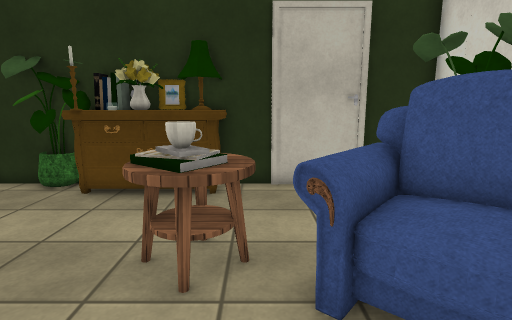
view 1 (above)

18 first-person views from a walk through a scene from a Unity 3-D project. The camera is 1.4 m above the floor, tilts 10° down and sees 80° across. The floor is counted in squares, 0.5 m on a side. Each view is taken from the middle of a square. On the plan, view 1 faces up. The plan holds only what a view shows up to about 20 squares ahead; the rest is blank. The player character is not drawn. Some surface patterns are stand-ins.

view 2
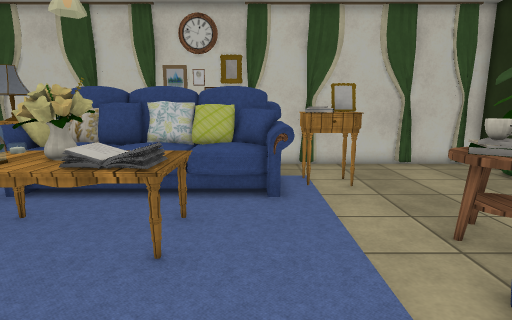

view 3
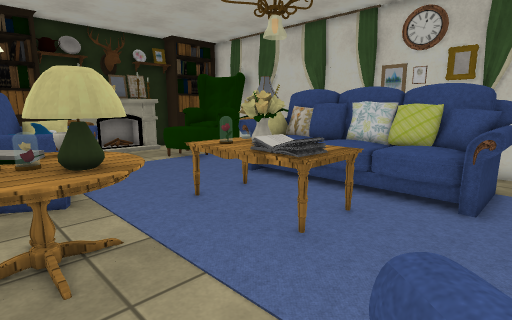

view 4
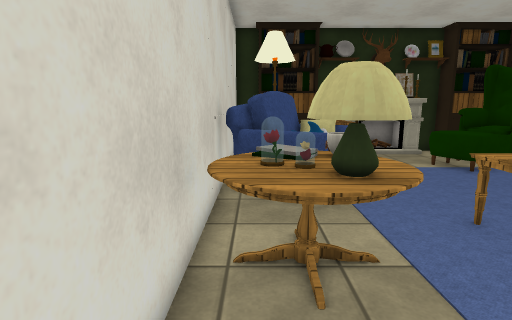

view 5
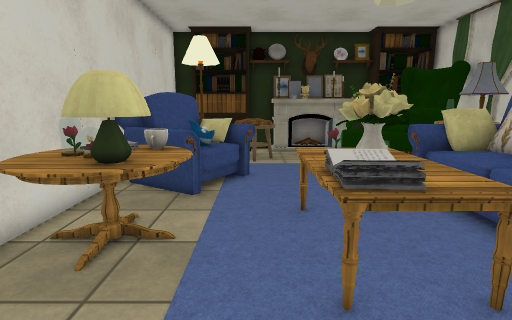

view 6
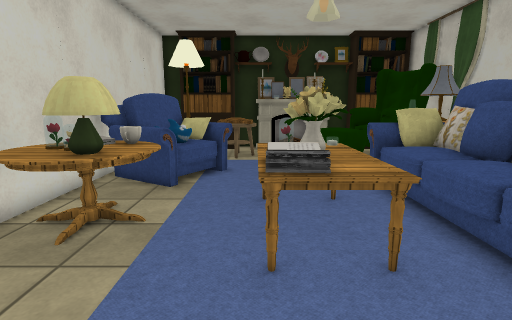

view 7
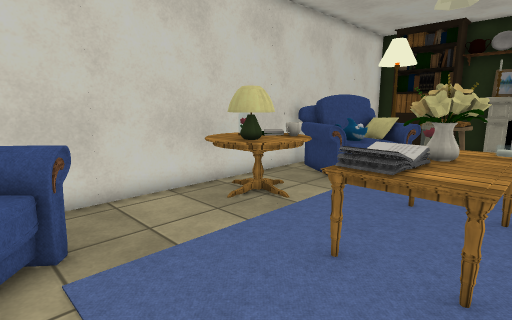

view 8
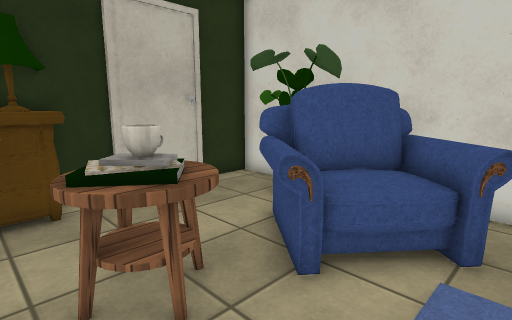

view 9
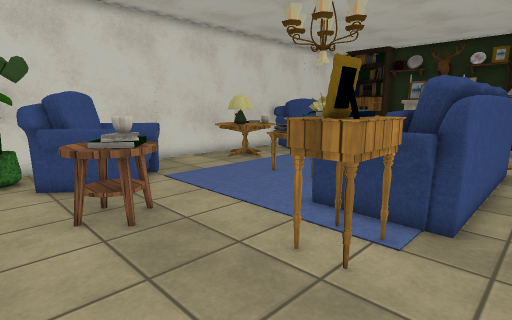

view 10
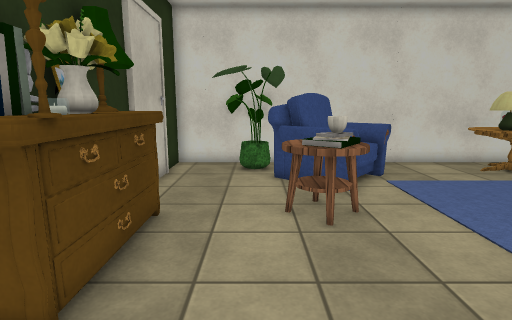

view 11
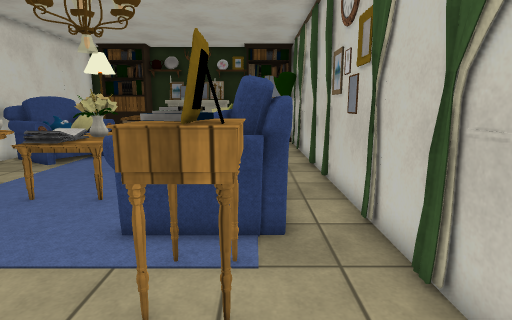

view 12
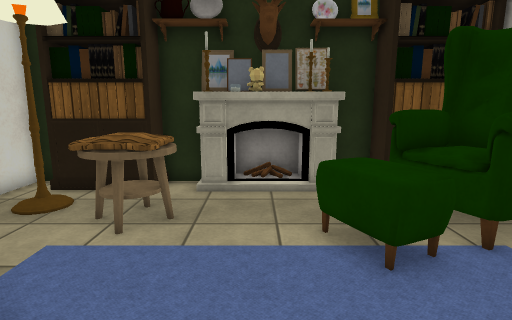

view 13
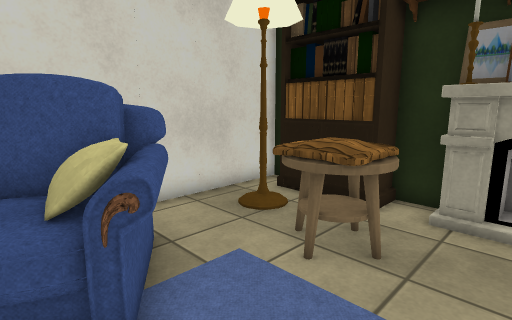

view 14
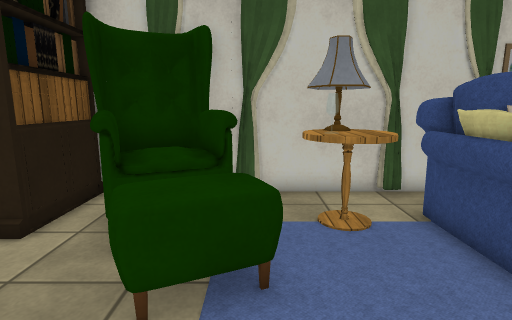

view 15
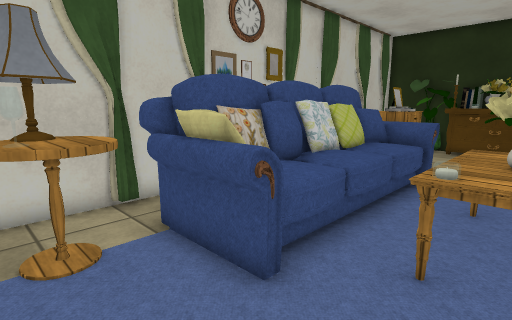

view 16
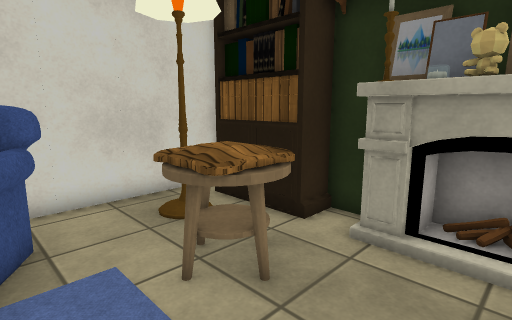

view 17
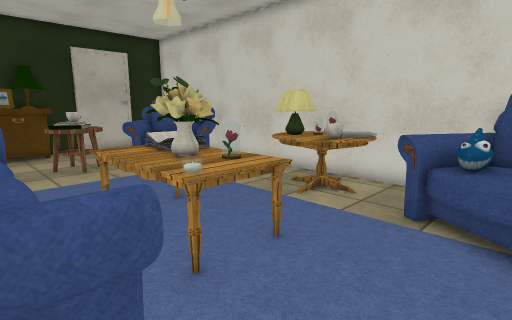

view 18
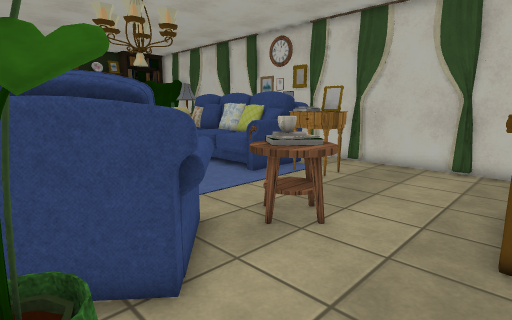

### Floor plan
Points are (right, up) in squares from view 1. A wall is a line through its corners. A room is listed if a view was taken in it or the views show most of it. See-through windows are left out.
Room 1 (views 1, 2, 3, 4, 5, 6, 7, 8, 9, 10, 11, 12, 13, 14, 15, 16, 17, 18)
walls: (-9.6, -7.2) (-9.9, -7.6) (-9.7, -8.1); (-9.6, -7.3) (-9.8, -7.6); (-9.8, -7.5) (-9.8, -14.9); (-9.8, 2.5) (-9.5, 2.3); (-9.6, 3) (-9.7, 2.6); (-9.7, 3) (-9.8, 2.6) (-9.6, 2.2); (-9.8, -11.9) (-9.6, -12.4); (-9.8, -12.2) (-9.5, -12.7); (-9.7, 7.2) (-9.8, 7) (-9.7, 6.7); (-9.5, 7.5) (-9.7, 7.3); (-9.8, 7.3) (-9.8, -7.7); (-9.6, 7.7) (-9.8, 7.4) (-9.7, 7.3); (0.6, 10.9) (-1.6, 10.9); (-5.4, 10.9) (-9.8, 10.9) (-9.8, 7.4); (-0.6, -17.8) (0, -17.8); (3.9, 10.7) (3.1, 10.7); (3.6, 10.9) (0.8, 10.9); (-0.2, -18.3) (1.5, -18.3); (-6.4, -18.3) (-5.4, -18.3); (5.2, -18.3) (6.2, -18.3) (6.2, 10.9) (3.9, 10.9)
objects: other object (-9, -18) to (-6, -17); other object (-9, -16) to (-5, -12); other object (-8, -11) to (-7, -9); other object (-8, -8) to (-4, 1); other object (-7, -11) to (-6, -9); other object (-7, 2); other object (-7, 3) to (-5, 4); other object (-6, -13) to (-3, -11); other object (-6, 2) to (-5, 2); other object (-6, 9) to (-5, 9); other object (-6, 10); other object (-5, -18) to (0, -17); other object (-5, -14) to (-3, -14); other object (-5, 10) to (-5, 11); other object (-4, 9) to (-1, 10); other object (-4, 10) to (-3, 10); other object (-4, 11); other object (-3, -6) to (0, -2); other object (-3, 11); other object (-2, -1) to (0, -1); other object (-2, 4); other object (-2, 4) to (-1, 6); other object (-2, 10) to (-2, 11); other object (-1, -3) to (0, -2); other object (-1, 5); other object (0, -15) to (2, -13); other object (0, 4) to (0, 6); other object (1, -14) to (2, -13); other object (1, -12) to (5, -7); other object (1, 2) to (5, 6); other object (2, -18) to (5, -17); other object (2, -6) to (3, -4); other object (3, -5); other object (3, -4) to (4, -3); other object (4, -15); other object (4, -6) to (5, -5); other object (4, -4) to (5, -2); other object (4, 7) to (5, 8)

Where each view was taken, in squares from view 1:
view 1: 0 up, 0 right, facing up
view 2: 0 up, 5 right, facing left
view 3: 2 up, 5 right, facing down-left
view 4: 1 up, 5 right, facing down
view 5: 2 up, 1 right, facing down
view 6: 3 up, 0 right, facing down
view 7: 3 up, 3 left, facing down-right
view 8: 1 up, 3 left, facing up-right
view 9: 8 up, 9 left, facing down-right
view 10: 7 up, 9 left, facing right
view 11: 7 up, 7 left, facing down
view 12: 7 down, 2 left, facing down
view 13: 9 down, 2 left, facing down-right
view 14: 12 down, 0 right, facing left
view 15: 11 down, 1 left, facing up-left
view 16: 11 down, 3 left, facing down-right
view 17: 10 down, 5 left, facing up-right
view 18: 10 up, 5 right, facing down-left
